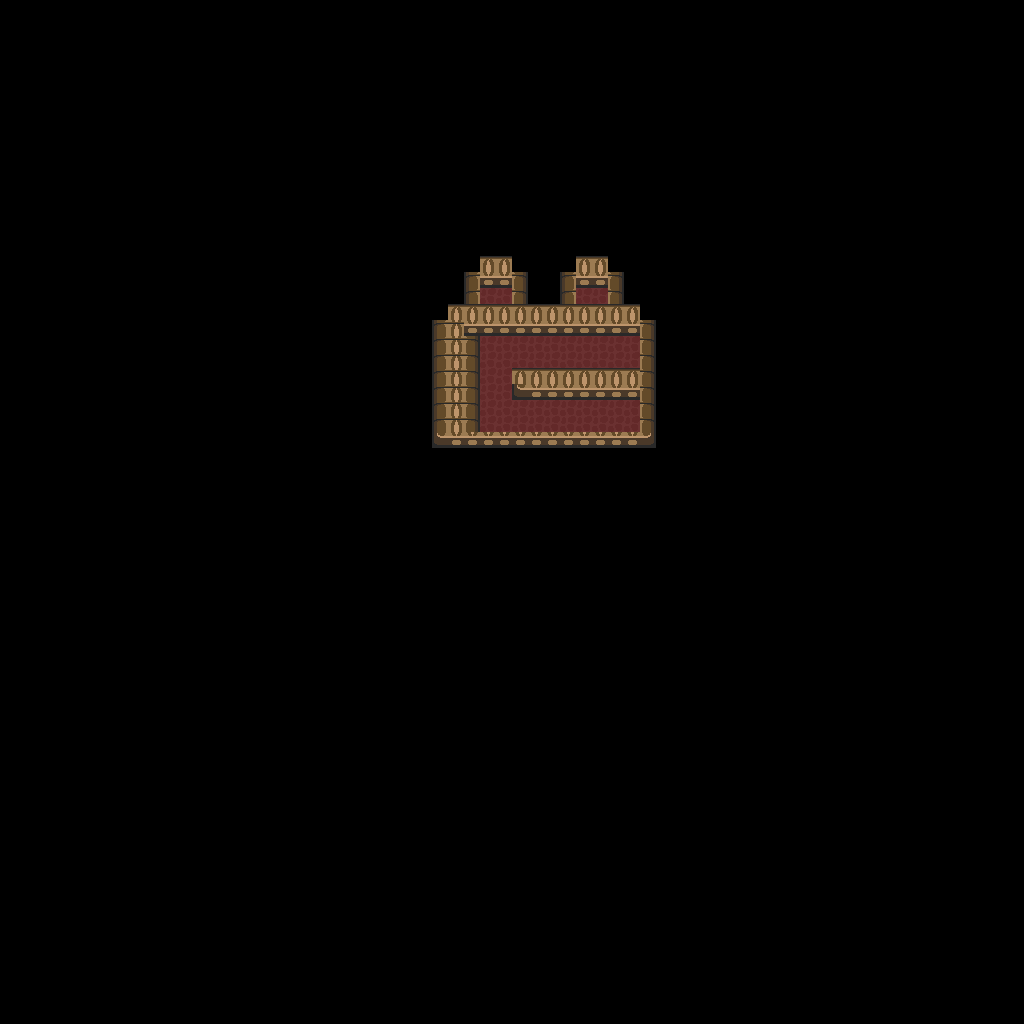

The image is a tile-based game level rendered from a .tmx file. Its description and source (layers, tilesets, objects; grid data summarised) follow:
An orthogonal 64x64 tile map with 16x16 px tiles, 1 tile layer (base), 1 hidden layer not drawn and 13 objects.

<map version="1.10" tiledversion="1.12.1" orientation="orthogonal" renderorder="right-down" width="64" height="64" tilewidth="16" tileheight="16" infinite="0" nextlayerid="3" nextobjectid="14">
 <tileset firstgid="1" source="../classiciphone_pics4.tsx" />
 <layer id="1" name="base" width="64" height="64">
  <data>[4096 cells, 4096 non-empty, 9 distinct tile ids]</data>
 </layer>
 <layer id="2" name="collision" width="64" height="64" visible="0">
  <properties><property name="collision" value="true" /></properties>
  <data>[4096 cells, 4048 non-empty, 1 distinct tile ids]</data>
 </layer>
 <objectgroup id="3" name="npcs">
  <object id="1" x="432.0" y="304.0" width="16" height="16">
   <properties>
    <property name="gani" value="classic_corner_left.png" />
    <property name="script" type="string">-- Auto-converted from GraalScript
-- // NPC made by Exodus (LAT)
-- if (created) {
end
-- if (playertouchsme) {
end</property>
   </properties>
  </object>
  <object id="2" x="640.0" y="304.0" width="16" height="16">
   <properties>
    <property name="gani" value="classic_corner_right.png" />
    <property name="script" type="string">-- Auto-converted from GraalScript
-- // NPC made by xYs (LAT)
-- if (created) {
-- drawunderplayer;
end</property>
   </properties>
  </object>
  <object id="3" x="352.0" y="320.0" width="16" height="16">
   <properties>
    <property name="script" type="string">-- Auto-converted from GraalScript
-- // NPC made by xYs (LAT)
-- [CLIENT-SIDE — server no-op]
-- 
-- if (playerenters || timeout) {
-- seteffect 0,0,0,.2;
-- timeout = 0.05;
-- }</property>
   </properties>
  </object>
  <object id="4" x="480.0" y="272.0" width="16" height="16">
   <properties>
    <property name="gani" value="classic_lantern-icon.png" />
    <property name="script" type="string">-- Auto-converted from GraalScript
-- // NPC made by xYs (LAT)
-- if (created) {
end
-- if (playertouchsme) {
end</property>
   </properties>
  </object>
  <object id="5" x="512.0" y="368.0" width="16" height="16">
   <properties>
    <property name="gani" value="classic_corner_left.png" />
    <property name="script" type="string">-- Auto-converted from GraalScript
-- // NPC made by Exodus (LAT)
-- if (created) {
end
-- if (playertouchsme) {
end</property>
   </properties>
  </object>
  <object id="6" x="432.0" y="224.0" width="16" height="16">
   <properties>
    <property name="gani" value="light4.png" />
    <property name="script" type="string">-- Auto-converted from GraalScript
-- [CLIENT-SIDE — server no-op]
-- if (created) {
-- 
-- dontblock;
-- }
-- if (playerenters) {
-- setcoloreffect 2,2,1,0.2;
-- drawaslight;
-- this.zoom = 1;
-- timeout = 0.05;
-- }
-- if (timeout) {
-- if (this.zoom&lt;=1) {
-- this.ds=1;
-- }
-- else if (this.zoom&gt;=1.1) {
-- this.ds=0;
-- }
-- if (this.ds==1) {
-- this.zoom += 0.02;
-- setzoomeffect this.zoom;
-- }
-- else if (this.ds==0) {
-- this.zoom -= 0.03;
-- setzoomeffect this.zoom;
-- }
-- timeout = 0.05;
-- }</property>
   </properties>
  </object>
  <object id="7" x="464.0" y="256.0" width="16" height="16">
   <properties>
    <property name="gani" value="classic_corner_left.png" />
    <property name="script" type="string">-- Auto-converted from GraalScript
-- // NPC made by Exodus (LAT)
-- if (created) {
end
-- if (playertouchsme) {
end</property>
   </properties>
  </object>
  <object id="8" x="512.0" y="256.0" width="16" height="16">
   <properties>
    <property name="gani" value="classic_corner_right.png" />
    <property name="script" type="string">-- Auto-converted from GraalScript
-- // NPC made by xYs (LAT)
-- if (created) {
-- drawunderplayer;
end</property>
   </properties>
  </object>
  <object id="9" x="608.0" y="256.0" width="16" height="16">
   <properties>
    <property name="gani" value="classic_corner_right.png" />
    <property name="script" type="string">-- Auto-converted from GraalScript
-- // NPC made by xYs (LAT)
-- if (created) {
-- drawunderplayer;
end</property>
   </properties>
  </object>
  <object id="10" x="560.0" y="256.0" width="16" height="16">
   <properties>
    <property name="gani" value="classic_corner_left.png" />
    <property name="script" type="string">-- Auto-converted from GraalScript
-- // NPC made by Exodus (LAT)
-- if (created) {
end
-- if (playertouchsme) {
end</property>
   </properties>
  </object>
  <object id="11" x="576.0" y="272.0" width="16" height="16">
   <properties>
    <property name="gani" value="classic_lantern-icon.png" />
    <property name="script" type="string">-- Auto-converted from GraalScript
-- // NPC made by xYs (LAT)
-- if (created) {
end
-- if (playertouchsme) {
end</property>
   </properties>
  </object>
  <object id="12" x="528.0" y="224.0" width="16" height="16">
   <properties>
    <property name="gani" value="light4.png" />
    <property name="script" type="string">-- Auto-converted from GraalScript
-- [CLIENT-SIDE — server no-op]
-- if (created) {
-- 
-- dontblock;
-- }
-- if (playerenters) {
-- setcoloreffect 2,2,1,0.2;
-- drawaslight;
-- this.zoom = 1;
-- timeout = 0.05;
-- }
-- if (timeout) {
-- if (this.zoom&lt;=1) {
-- this.ds=1;
-- }
-- else if (this.zoom&gt;=1.1) {
-- this.ds=0;
-- }
-- if (this.ds==1) {
-- this.zoom += 0.02;
-- setzoomeffect this.zoom;
-- }
-- else if (this.ds==0) {
-- this.zoom -= 0.03;
-- setzoomeffect this.zoom;
-- }
-- timeout = 0.05;
-- }</property>
   </properties>
  </object>
  <object id="13" x="464.0" y="336.0" width="16" height="16">
   <properties>
    <property name="gani" value="classic_corner_right.png" />
    <property name="script" type="string">-- Auto-converted from GraalScript
-- // NPC made by xYs (LAT)
-- if (created) {
-- drawunderplayer;
end</property>
   </properties>
  </object>
 </objectgroup>
</map>
